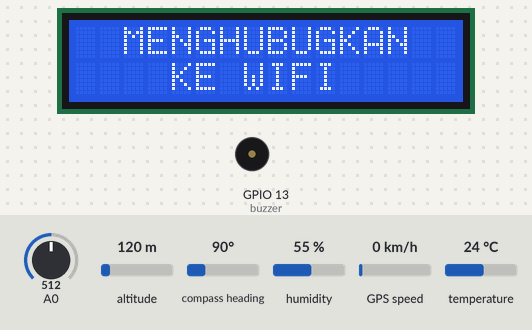
Recording of a program running on a simulated ESP8266 (NodeMCU). Shown: 16×2 character LCD, buzzer (waves = sounding, pin HIGH). Inputs (shaded band) come from the test bench; at power-on: A0 = 512, temperature 24 °C, altitude 120 m, compass heading 90°, humidity 55 %, GPS speed 0 km/h. WiFi joins after 1.5 s; servers stay silent unless stated; uploads are accepted with an empty reply; the GPS gets a fix after 3 s at 37.7749, -122.4194 with 8 satellites; what the program prints to the serial monitor is not drawn.

Above: at 4.7 s.
At 7.9 s:
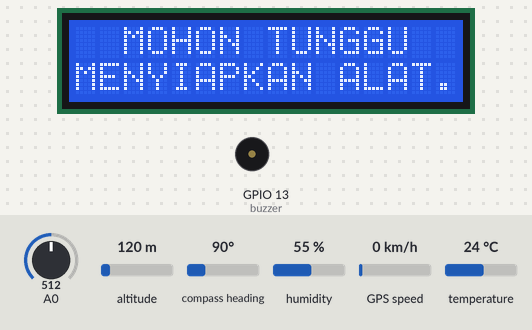
8.0 s: A0 set to 108
10.6 s: A0 set to 89
At 12.6 s:
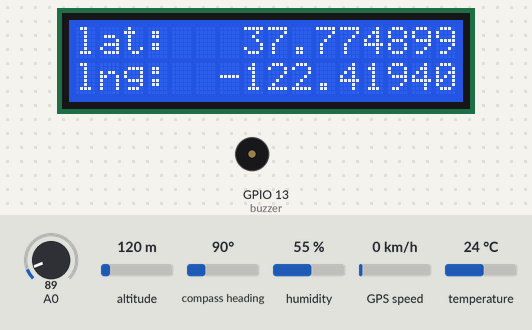
13.6 s: temperature set to 39.4 °C
At 15.9 s:
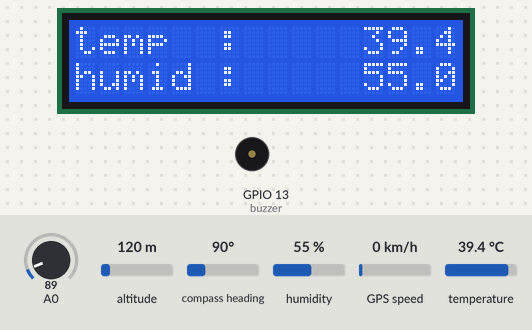
16.2 s: temperature set to 40.8 °C
At 17.0 s:
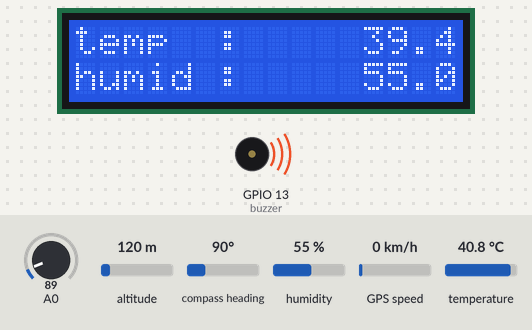
Timing chart, 0 to 20.2 s (numbered marks = the images above; inputs shaded):
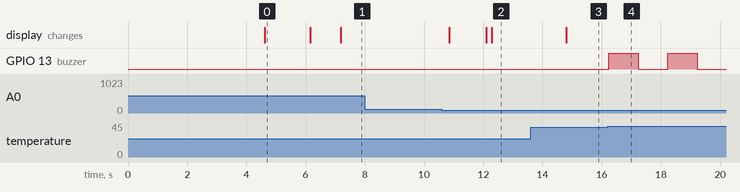

The program:

main.cpp
```cpp
#include <Arduino.h>
#include "DHTesp.h"
#include <TinyGPS++.h>
#include <SoftwareSerial.h>
#include <ESP8266WiFi.h> //menggunakan library wifi
#include <ESP8266HTTPClient.h>
#include <LiquidCrystal_I2C.h>
#include <ArduinoJson.h>

static const int Device_Id = 3;

static const int DhtPin = 16;            // D0
static const int RXPin = 14, TXPin = 12; // D5,D6
static const int potentioPin = 0;
static const int buzzer = 13;

static const uint32_t GPSBaud = 9600;
DHTesp dht;
TinyGPSPlus gps;
SoftwareSerial ss(RXPin, TXPin);
LiquidCrystal_I2C lcd(0x27, 16, 2);

const char *ssid = "moji";
const char *password = "12345678";
const uint8_t fingerprint[20] = {0xFF, 0xB9, 0xE3, 0xB5, 0x5B, 0x5C, 0xE6, 0xF4, 0xAC, 0x94, 0x77, 0x98, 0xD9, 0xB6, 0xE0, 0x97, 0x60, 0xA8, 0xC2, 0x88};

float latitude, longitude;
float temperature, humidity;
int potenRead = 0, potenReadPrev = 0;
String jsonReqPayload, responsePayload;
float distToAdmin;

int lastmillis = 0, nowmillis = 0;
int timeCountToPush;
bool gpsReady, dhtReady;
bool spottedError[5] = {false}; // doc error 0=>wifi; 1=>gps; 2=>dht;

void getDataSensor()
{
    potenRead = analogRead(potentioPin);

    if (potenRead > 100)
    {
        int diffrence = abs(potenRead - potenReadPrev);
        if (potenRead > 100 && diffrence > 10)
        {
            latitude = -50 + (potenRead * 120 / 1024);
            longitude = -60 + (potenRead * 160 / 1024);
            potenReadPrev = potenRead;
        }
    }
    else
    {
        while (ss.available() > 0)
        {
            byte gpsData = ss.read();
            Serial.write(gpsData);

            gps.encode(gpsData);
            if (gps.location.isValid())
            {
                latitude = gps.location.lat();
                longitude = gps.location.lng();
                gpsReady = true;
                spottedError[1] = false;
            }
            else
            {
                spottedError[1] = true;
            }
        }
    }

    if (nowmillis - lastmillis > dht.getMinimumSamplingPeriod())
    {
        humidity = dht.getHumidity();
        temperature = dht.getTemperature();
        dhtReady = true;

        if (temperature > 40 || temperature < 10)
        {
            for (size_t i = 0; i < 3; i++)
            {
                digitalWrite(buzzer, HIGH);
                delay(1000);
                digitalWrite(buzzer, LOW);
                delay(1000);
            }
        }
    }
}

void timer()
{
    nowmillis = millis(); // Timer
    if (nowmillis - lastmillis > 10000)
    {
        lastmillis = nowmillis;
        if (timeCountToPush > 5) // todo: make it 10
        {
            timeCountToPush = 0;
        }
        else
        {
            timeCountToPush++;
        }
    }
}

void buzzering()
{
    lcd.clear();
    lcd.setCursor(0, 0);
    lcd.print("   PERINGATAN!  ");
    lcd.setCursor(0, 1);
    lcd.print("  TERLALU JAUH  ");
    delay(1000);
    lcd.setCursor(0, 1);
    lcd.print("Jarak:  ");
    lcd.setCursor(6, 1);
    lcd.print(distToAdmin);
    // for (size_t i = 0; i < 3; i++)
    // {
    //     digitalWrite(buzzer, HIGH);
    //     delay(1000);
    //     digitalWrite(buzzer, LOW);
    //     delay(1000);
    // }
}

void lcdPrint()
{
    bool foundError = false; // Untuk menandai apakah ada nilai true dalam array

    // Mengecek apakah ada nilai true dalam array
    for (int i = 0; i < 5; ++i)
    {
        if (spottedError[i])
        {
            foundError = true;
            break;
        }

        if (foundError)
        {
            // todo error
            lcd.setCursor(0, 0);
            lcd.print("error           ");
            lcd.setCursor(0, 1);
            lcd.print("error           ");
        }
        else
        {
            if ((nowmillis - lastmillis) % 5000 > 2500)
            {
                lcd.setCursor(0, 0);
                lcd.print("temp  :     ");
                lcd.setCursor(12, 0);
                lcd.print(temperature);
                lcd.setCursor(0, 1);
                lcd.print("humid :     ");
                lcd.setCursor(12, 1);
                lcd.print(humidity);
            }
            else
            {
                lcd.setCursor(0, 0);
                lcd.print("lat:   ");
                lcd.setCursor(7, 0);
                lcd.print(latitude, 6);
                lcd.setCursor(0, 1);
                lcd.print("lng:  ");
                lcd.setCursor(6, 1);
                lcd.print(longitude, 6);
            }
        }
    }
}

void serialPrint()
{
    if ((nowmillis - lastmillis) % 1000 == 0)
    {
        Serial.print(timeCountToPush);
        Serial.print(" ");
        Serial.print(lastmillis);
        Serial.print("\t");
        Serial.print(nowmillis);
        Serial.print("\t");

        Serial.print(gpsReady);
        Serial.print(" ");
        Serial.print(dhtReady);
        Serial.print("\t");
        for (int i = 0; i < 5; ++i)
        {
            Serial.print(spottedError[i]);
        }
        Serial.println("");

        Serial.print(potenRead);
        Serial.print("\t");
        Serial.print(latitude, 6);
        Serial.print("\t");
        Serial.print(longitude, 6);
        Serial.print("\t");
        Serial.print(temperature);
        Serial.print("\t");
        Serial.println(humidity);
        Serial.println("");
    }
}

void wifiCon()
{
    WiFi.mode(WIFI_OFF);
    delay(1000);
    WiFi.mode(WIFI_STA);

    WiFi.begin(ssid, password);
    Serial.print("Connecting");
    lcd.setCursor(0, 0);
    lcd.print("  MENGHUBUGKAN  ");
    lcd.setCursor(0, 1);
    lcd.print("    KE WIFI     ");

    while (WiFi.status() != WL_CONNECTED)
    {
        Serial.print(".");
        delay(500);
    }

    Serial.println(""); // connected
    Serial.print("Connected to ");
    Serial.println(ssid);
    Serial.print("IP address: ");
    Serial.println(WiFi.localIP());
    lcd.setCursor(0, 0);
    lcd.print("    TERHUBUNG   ");
    lcd.setCursor(0, 1);
    lcd.print(WiFi.localIP());
    delay(1000);
    lcd.clear();
}

void pushData(int d_id, float d_lat, float d_lng, float d_temp, float d_humid)
{
    lcd.setCursor(0, 0);
    lcd.print("    MEMPROSES   ");
    lcd.setCursor(0, 1);
    lcd.print("   KIRIM DATA   ");

    jsonReqPayload = "";
    StaticJsonDocument<200> D2W;

    D2W["id"] = d_id;
    D2W["lat"] = d_lat;
    D2W["lng"] = d_lng;
    D2W["temp"] = d_temp;
    D2W["humid"] = d_humid;

    serializeJson(D2W, jsonReqPayload);
    Serial.println(jsonReqPayload);

    HTTPClient http;
    std::unique_ptr<BearSSL::WiFiClientSecure> client(new BearSSL::WiFiClientSecure);
    client->setFingerprint(fingerprint);

    http.begin(*client, "https://www.moji.my.id/api/updatejamaahloc");
    http.setTimeout(10000);
    http.setFollowRedirects(HTTPC_FORCE_FOLLOW_REDIRECTS);
    http.setFollowRedirects(HTTPC_STRICT_FOLLOW_REDIRECTS);
    http.addHeader("Content-Type", "application/json; charset=UTF-8");

    int httpResponseCode = http.POST(jsonReqPayload);
    Serial.print("respon :");
    Serial.println(httpResponseCode);

    if (httpResponseCode > 0)
    {
        if (httpResponseCode == 200)
        {
            responsePayload = http.getString();
            Serial.println("Data recive:");
            Serial.println(responsePayload);

            DynamicJsonDocument doc(1024);
            deserializeJson(doc, responsePayload);
            if (doc["admin"] == "ready")
            {
                distToAdmin = doc[String("jarak")];
                if (distToAdmin > 100) // jarak dalam meter
                {
                    buzzering();
                }
            }
            else
            {
                distToAdmin = -1;
            }
            Serial.print("distToAdmin :");
            Serial.println(distToAdmin);
        }
        else
        {
            Serial.print("Sending data error");
            Serial.println(httpResponseCode);
        }
    }
    delay(1000);
    http.end();
}

void setup()
{
    Serial.begin(115200);

    lcd.init();
    lcd.backlight();

    ss.begin(GPSBaud);
    dht.setup(DhtPin, DHTesp::DHT22);
    pinMode(buzzer, OUTPUT);

    lcd.setCursor(0, 0);
    lcd.print(" SELAMAT DATANG ");
    lcd.setCursor(0, 1);
    lcd.print("      MOJI      ");
    delay(3500);

    wifiCon();
    lcd.setCursor(0, 0);
    lcd.print("  MOHON TUNGGU  ");
    lcd.setCursor(0, 1);
    lcd.print("MENYIAPKAN ALAT.");

    nowmillis = millis();
    lastmillis = nowmillis;

    while (!gpsReady || !dhtReady)
    {
        nowmillis = millis();
        getDataSensor();
        serialPrint();

        if (nowmillis - lastmillis > 10000)
        {
            Serial.println("detik ke 10");
            lastmillis = nowmillis;
        }
    }

    lcd.clear();
}

void loop()
{
    timer();

    while (WiFi.status() != WL_CONNECTED) // checking wifi
    {
        Serial.println("terputus");
        wifiCon();
    }

    getDataSensor();
    lcdPrint();
    serialPrint();

    if (timeCountToPush == 0 && gpsReady && dhtReady)
    {
        pushData(Device_Id, latitude, longitude, temperature, humidity);
        timeCountToPush++;
    }
}
```

Measured:
- the behaviour switches between 101 and 100 on A0 (found by bisection; images 1 and 2)
- the behaviour switches between 40 and 40.1 °C on temperature (found by bisection; images 3 and 4)
- after the input at 8.0 s, every drawn part: stays the same
- after the input at 10.6 s, the display: first changes after 0.24 s (image 2 shows a later state)
- after the input at 13.6 s, the display: changes after 1.2 s (image 3)
- after the input at 16.2 s, GPIO 13 (buzzer): alternates HIGH for 1.0 s and LOW for 1.0 s, starting at once
- what the display in image 0 shows lasts 1.6 s, from 4.6 s to 6.2 s
